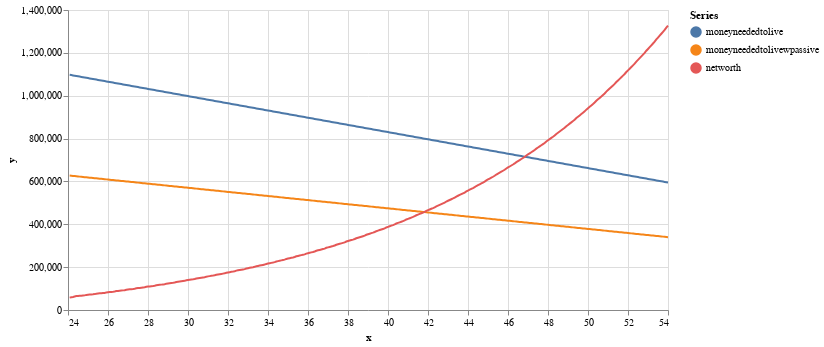

The cell this chart's notebook holds for it:
### Code cell
source=dfmelted

# Create a selection that chooses the nearest point & selects based on x-value
nearest = alt.selection(type='single', nearest=True, on='mouseover',
                        fields=['x'], empty='none')



# The basic line
line = alt.Chart(source).mark_line().encode(
    x='x:Q',
    y='y:Q',
    color='Series:N'
)

# Transparent selectors across the chart. This is what tells us
# the x-value of the cursor
selectors = alt.Chart(source).mark_point().encode(
    x='x:Q',
    opacity=alt.value(0),
).add_selection(
    nearest
)

# Draw points on the line, and highlight based on selection
points = line.mark_point().encode(
    opacity=alt.condition(nearest, alt.value(1), alt.value(0))
)

# Draw text labels near the points, and highlight based on selection
text = line.mark_text(align='left', dx=5, dy=-5).encode(
    text=alt.condition(nearest, 'y:Q', alt.value(' '))
)

# Draw a rule at the location of the selection
rules = alt.Chart(source).mark_rule(color='gray').encode(
    x='x:Q',
).transform_filter(
    nearest
)

# Put the five layers into a chart and bind the data
alt.layer(
    line, selectors, points, rules, text
).properties(
    width=600, height=300
)

### Figure 1 — Vega-Lite specification as saved in the notebook (floating-point values rounded to 4 significant figures; data arrays with more than 128 entries replaced by an {"elided": "..."} marker saying what was removed)
{"config": {"view": {"continuousWidth": 400, "continuousHeight": 300}}, "layer": [{"mark": "line", "encoding": {"color": {"type": "nominal", "field": "Series"}, "x": {"type": "quantitative", "field": "x"}, "y": {"type": "quantitative", "field": "y"}}}, {"mark": "point", "encoding": {"opacity": {"value": 0}, "x": {"type": "quantitative", "field": "x"}}, "selection": {"selector023": {"type": "single", "nearest": true, "on": "mouseover", "fields": ["x"], "empty": "none"}}}, {"mark": "point", "encoding": {"color": {"type": "nominal", "field": "Series"}, "opacity": {"condition": {"value": 1, "selection": "selector023"}, "value": 0}, "x": {"type": "quantitative", "field": "x"}, "y": {"type": "quantitative", "field": "y"}}}, {"mark": {"type": "rule", "color": "gray"}, "encoding": {"x": {"type": "quantitative", "field": "x"}}, "transform": [{"filter": {"selection": "selector023"}}]}, {"mark": {"type": "text", "align": "left", "dx": 5, "dy": -5}, "encoding": {"color": {"type": "nominal", "field": "Series"}, "text": {"condition": {"type": "quantitative", "field": "y", "selection": "selector023"}, "value": " "}, "x": {"type": "quantitative", "field": "x"}, "y": {"type": "quantitative", "field": "y"}}}], "data": {"name": "data-dcd8175039f20085b9255dfe5349cfb9"}, "height": 300, "width": 600, "$schema": "https://vega.github.io/schema/vega-lite/v4.8.1.json", "datasets": {"data-dcd8175039f20085b9255dfe5349cfb9": {"elided": "1080 records"}}}
